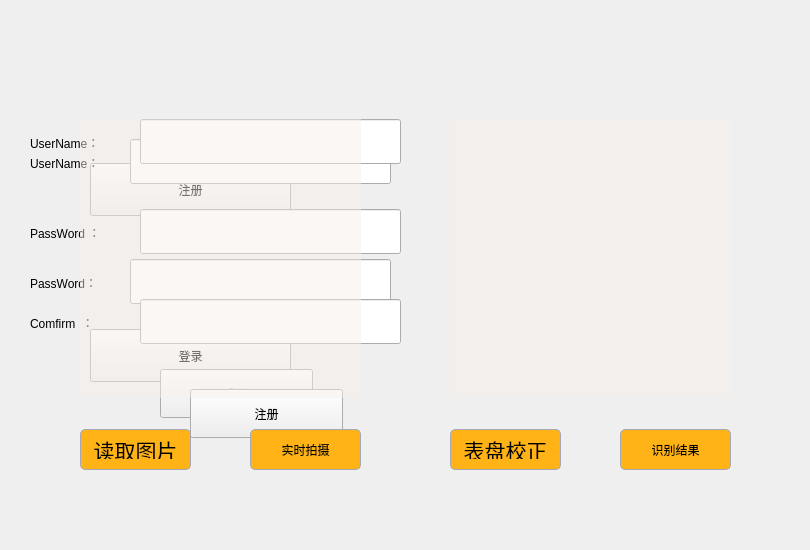
<?xml version="1.0" encoding="UTF-8"?>
<ui version="4.0">
 <class>GUI</class>
 <widget class="QMainWindow" name="GUI">
  <property name="geometry">
   <rect>
    <x>0</x>
    <y>0</y>
    <width>810</width>
    <height>550</height>
   </rect>
  </property>
  <property name="windowTitle">
   <string>GUI</string>
  </property>
  <property name="styleSheet">
   <string notr="true"/>
  </property>
  <widget class="QWidget" name="centralwidget">
   <widget class="QLabel" name="background">
    <property name="geometry">
     <rect>
      <x>0</x>
      <y>0</y>
      <width>810</width>
      <height>550</height>
     </rect>
    </property>
    <property name="text">
     <string/>
    </property>
    <property name="pixmap">
     <pixmap resource="rec.qrc">:/new/prefix1/jpeg/parent.jpg</pixmap>
    </property>
    <property name="scaledContents">
     <bool>true</bool>
    </property>
   </widget>
   <widget class="QLabel" name="time_label">
    <property name="geometry">
     <rect>
      <x>45</x>
      <y>0</y>
      <width>321</width>
      <height>31</height>
     </rect>
    </property>
    <property name="font">
     <font>
      <family>隶书</family>
      <pointsize>16</pointsize>
      <italic>false</italic>
      <bold>true</bold>
     </font>
    </property>
    <property name="styleSheet">
     <string notr="true">font: 16pt &quot;隶书&quot;;
font-weight: bold;
color: rgb(0, 0, 0);</string>
    </property>
    <property name="text">
     <string/>
    </property>
   </widget>
   <widget class="QPushButton" name="Button_last">
    <property name="geometry">
     <rect>
      <x>650</x>
      <y>0</y>
      <width>40</width>
      <height>28</height>
     </rect>
    </property>
    <property name="styleSheet">
     <string notr="true">QPushButton {	
	border: none;
	border-radius: 8px;
	background-color: transparent;
     padding: 10px;
     border-radius: 5px;
}
QPushButton:hover {
     background-color: rgba(244, 239, 231,220);
}
QPushButton:pressed {	
	background-color: transparent;
}</string>
    </property>
    <property name="text">
     <string/>
    </property>
    <property name="icon">
     <iconset theme="QIcon::ThemeIcon::EditUndo"/>
    </property>
    <property name="iconSize">
     <size>
      <width>22</width>
      <height>22</height>
     </size>
    </property>
    <property name="shortcut">
     <string>Esc</string>
    </property>
   </widget>
   <widget class="QPushButton" name="closeButton">
    <property name="geometry">
     <rect>
      <x>770</x>
      <y>0</y>
      <width>41</width>
      <height>28</height>
     </rect>
    </property>
    <property name="styleSheet">
     <string notr="true">QPushButton {	
	border: none;
	border-radius: 8px;
	background-color: transparent;
     padding: 10px;
     border-radius: 5px;
}
QPushButton:hover {
	background-color: rgba(255, 0, 0, 100);
}
QPushButton:pressed {	
	background-color: transparent;
}</string>
    </property>
    <property name="text">
     <string/>
    </property>
    <property name="icon">
     <iconset theme="QIcon::ThemeIcon::EditClear"/>
    </property>
    <property name="iconSize">
     <size>
      <width>26</width>
      <height>26</height>
     </size>
    </property>
    <property name="shortcut">
     <string>Esc</string>
    </property>
    <property name="autoExclusive">
     <bool>true</bool>
    </property>
   </widget>
   <widget class="QPushButton" name="minButton">
    <property name="geometry">
     <rect>
      <x>690</x>
      <y>0</y>
      <width>41</width>
      <height>28</height>
     </rect>
    </property>
    <property name="styleSheet">
     <string notr="true">QPushButton {	
	border: none;
	border-radius: 8px;
	background-color: transparent;
     padding: 10px;
     border-radius: 5px;
}
QPushButton:hover {
     background-color: rgba(244, 239, 231,220);
}
QPushButton:pressed {	
	background-color: transparent;
}</string>
    </property>
    <property name="text">
     <string/>
    </property>
    <property name="icon">
     <iconset theme="QIcon::ThemeIcon::ListRemove"/>
    </property>
    <property name="iconSize">
     <size>
      <width>22</width>
      <height>22</height>
     </size>
    </property>
    <property name="shortcut">
     <string>Esc</string>
    </property>
   </widget>
   <widget class="QPushButton" name="maxButton">
    <property name="geometry">
     <rect>
      <x>730</x>
      <y>0</y>
      <width>41</width>
      <height>28</height>
     </rect>
    </property>
    <property name="styleSheet">
     <string notr="true">QPushButton {	
	border: none;
	border-radius: 8px;
	background-color: transparent;
     padding: 10px;
     border-radius: 5px;
}
QPushButton:hover {
     background-color: rgba(244, 239, 231,220);
}
QPushButton:pressed {	
	background-color: transparent;
}</string>
    </property>
    <property name="text">
     <string/>
    </property>
    <property name="icon">
     <iconset theme="QIcon::ThemeIcon::ViewFullscreen"/>
    </property>
    <property name="iconSize">
     <size>
      <width>22</width>
      <height>22</height>
     </size>
    </property>
    <property name="shortcut">
     <string>Esc</string>
    </property>
   </widget>
   <widget class="QWidget" name="menu_widget" native="true">
    <property name="geometry">
     <rect>
      <x>0</x>
      <y>29</y>
      <width>810</width>
      <height>521</height>
     </rect>
    </property>
    <widget class="QLabel" name="label">
     <property name="geometry">
      <rect>
       <x>0</x>
       <y>0</y>
       <width>810</width>
       <height>521</height>
      </rect>
     </property>
     <property name="contextMenuPolicy">
      <enum>Qt::ContextMenuPolicy::PreventContextMenu</enum>
     </property>
     <property name="text">
      <string/>
     </property>
     <property name="pixmap">
      <pixmap resource="rec.qrc">:/new/prefix1/jpeg/login.jpg</pixmap>
     </property>
     <property name="scaledContents">
      <bool>true</bool>
     </property>
    </widget>
    <widget class="QPushButton" name="login_pushButton">
     <property name="geometry">
      <rect>
       <x>90</x>
       <y>300</y>
       <width>201</width>
       <height>53</height>
      </rect>
     </property>
     <property name="styleSheet">
      <string notr="true">
                    font: 17pt &quot;华文楷体&quot;;
                </string>
     </property>
     <property name="text">
      <string>登录</string>
     </property>
    </widget>
    <widget class="QPushButton" name="enroll_pushButton">
     <property name="geometry">
      <rect>
       <x>90</x>
       <y>134</y>
       <width>201</width>
       <height>53</height>
      </rect>
     </property>
     <property name="styleSheet">
      <string notr="true">
     font: 17pt &quot;华文楷体&quot;;</string>
     </property>
     <property name="text">
      <string>注册</string>
     </property>
     <property name="autoExclusive">
      <bool>false</bool>
     </property>
    </widget>
   </widget>
   <widget class="QWidget" name="enroll_widget" native="true">
    <property name="geometry">
     <rect>
      <x>0</x>
      <y>29</y>
      <width>810</width>
      <height>521</height>
     </rect>
    </property>
    <widget class="QLabel" name="label_password">
     <property name="geometry">
      <rect>
       <x>30</x>
       <y>180</y>
       <width>115</width>
       <height>47</height>
      </rect>
     </property>
     <property name="styleSheet">
      <string notr="true">font: 500 15pt &quot;爱奇艺黑体 Medium&quot;;</string>
     </property>
     <property name="text">
      <string>PassWord ：</string>
     </property>
    </widget>
    <widget class="QPushButton" name="enrollButton">
     <property name="geometry">
      <rect>
       <x>190</x>
       <y>360</y>
       <width>153</width>
       <height>49</height>
      </rect>
     </property>
     <property name="styleSheet">
      <string notr="true">
     font: 17pt &quot;华文楷体&quot;;</string>
     </property>
     <property name="text">
      <string>注册</string>
     </property>
    </widget>
    <widget class="QLineEdit" name="password_LineEdit">
     <property name="geometry">
      <rect>
       <x>140</x>
       <y>180</y>
       <width>261</width>
       <height>45</height>
      </rect>
     </property>
     <property name="styleSheet">
      <string notr="true">font: 16pt &quot;方正粗黑宋简体&quot;;</string>
     </property>
    </widget>
    <widget class="QLabel" name="label_comfirm">
     <property name="geometry">
      <rect>
       <x>30</x>
       <y>270</y>
       <width>111</width>
       <height>47</height>
      </rect>
     </property>
     <property name="styleSheet">
      <string notr="true">font: 500 15pt &quot;爱奇艺黑体 Medium&quot;;</string>
     </property>
     <property name="text">
      <string>Comfirm  ：</string>
     </property>
    </widget>
    <widget class="QLabel" name="label_username">
     <property name="geometry">
      <rect>
       <x>30</x>
       <y>90</y>
       <width>127</width>
       <height>47</height>
      </rect>
     </property>
     <property name="styleSheet">
      <string notr="true">font: 500 15pt &quot;爱奇艺黑体 Medium&quot;;</string>
     </property>
     <property name="text">
      <string>UserName：</string>
     </property>
    </widget>
    <widget class="QLineEdit" name="username_LineEdit">
     <property name="geometry">
      <rect>
       <x>140</x>
       <y>90</y>
       <width>261</width>
       <height>45</height>
      </rect>
     </property>
     <property name="styleSheet">
      <string notr="true">font: 16pt &quot;方正粗黑宋简体&quot;;</string>
     </property>
    </widget>
    <widget class="QLineEdit" name="comfirm_LineEdit">
     <property name="geometry">
      <rect>
       <x>140</x>
       <y>270</y>
       <width>261</width>
       <height>45</height>
      </rect>
     </property>
     <property name="styleSheet">
      <string notr="true">font: 16pt &quot;方正粗黑宋简体&quot;;</string>
     </property>
    </widget>
    <widget class="QLabel" name="label_2">
     <property name="geometry">
      <rect>
       <x>0</x>
       <y>0</y>
       <width>810</width>
       <height>521</height>
      </rect>
     </property>
     <property name="contextMenuPolicy">
      <enum>Qt::ContextMenuPolicy::PreventContextMenu</enum>
     </property>
     <property name="text">
      <string/>
     </property>
     <property name="pixmap">
      <pixmap resource="rec.qrc">:/new/prefix1/jpeg/login.jpg</pixmap>
     </property>
     <property name="scaledContents">
      <bool>true</bool>
     </property>
    </widget>
    <widget class="QPushButton" name="displayButton2">
     <property name="geometry">
      <rect>
       <x>360</x>
       <y>190</y>
       <width>41</width>
       <height>28</height>
      </rect>
     </property>
     <property name="styleSheet">
      <string notr="true">QPushButton {	
	border: none;
	border-radius: 8px;
	background-color: transparent;
     padding: 10px;
     border-radius: 5px;
}
QPushButton:pressed {	
	background-color: transparent;
}</string>
     </property>
     <property name="text">
      <string/>
     </property>
     <property name="icon">
      <iconset resource="rec.qrc">
       <normaloff>:/new/prefix1/jpeg/display.png</normaloff>:/new/prefix1/jpeg/display.png</iconset>
     </property>
     <property name="iconSize">
      <size>
       <width>26</width>
       <height>26</height>
      </size>
     </property>
     <property name="shortcut">
      <string>Esc</string>
     </property>
     <property name="autoExclusive">
      <bool>false</bool>
     </property>
    </widget>
    <widget class="QPushButton" name="hideButton2">
     <property name="geometry">
      <rect>
       <x>360</x>
       <y>190</y>
       <width>41</width>
       <height>28</height>
      </rect>
     </property>
     <property name="styleSheet">
      <string notr="true">QPushButton {	
	border: none;
	border-radius: 8px;
	background-color: transparent;
     padding: 10px;
     border-radius: 5px;
}
QPushButton:pressed {	
	background-color: transparent;
}</string>
     </property>
     <property name="text">
      <string/>
     </property>
     <property name="icon">
      <iconset resource="rec.qrc">
       <normaloff>:/new/prefix1/jpeg/hide.png</normaloff>:/new/prefix1/jpeg/hide.png</iconset>
     </property>
     <property name="iconSize">
      <size>
       <width>26</width>
       <height>26</height>
      </size>
     </property>
     <property name="shortcut">
      <string>Esc</string>
     </property>
     <property name="autoExclusive">
      <bool>false</bool>
     </property>
    </widget>
    <widget class="QPushButton" name="displayButton1">
     <property name="geometry">
      <rect>
       <x>360</x>
       <y>280</y>
       <width>41</width>
       <height>28</height>
      </rect>
     </property>
     <property name="styleSheet">
      <string notr="true">QPushButton {	
	border: none;
	border-radius: 8px;
	background-color: transparent;
     padding: 10px;
     border-radius: 5px;
}
QPushButton:pressed {	
	background-color: transparent;
}</string>
     </property>
     <property name="text">
      <string/>
     </property>
     <property name="icon">
      <iconset resource="rec.qrc">
       <normaloff>:/new/prefix1/jpeg/display.png</normaloff>:/new/prefix1/jpeg/display.png</iconset>
     </property>
     <property name="iconSize">
      <size>
       <width>26</width>
       <height>26</height>
      </size>
     </property>
     <property name="shortcut">
      <string>Esc</string>
     </property>
     <property name="autoExclusive">
      <bool>false</bool>
     </property>
    </widget>
    <widget class="QPushButton" name="hideButton1">
     <property name="geometry">
      <rect>
       <x>360</x>
       <y>280</y>
       <width>41</width>
       <height>28</height>
      </rect>
     </property>
     <property name="styleSheet">
      <string notr="true">QPushButton {	
	border: none;
	border-radius: 8px;
	background-color: transparent;
     padding: 10px;
     border-radius: 5px;
}
QPushButton:pressed {	
	background-color: transparent;
}</string>
     </property>
     <property name="text">
      <string/>
     </property>
     <property name="icon">
      <iconset resource="rec.qrc">
       <normaloff>:/new/prefix1/jpeg/hide.png</normaloff>:/new/prefix1/jpeg/hide.png</iconset>
     </property>
     <property name="iconSize">
      <size>
       <width>26</width>
       <height>26</height>
      </size>
     </property>
     <property name="shortcut">
      <string>Esc</string>
     </property>
     <property name="autoExclusive">
      <bool>false</bool>
     </property>
    </widget>
    <zorder>label_2</zorder>
    <zorder>label_password</zorder>
    <zorder>enrollButton</zorder>
    <zorder>password_LineEdit</zorder>
    <zorder>label_comfirm</zorder>
    <zorder>label_username</zorder>
    <zorder>username_LineEdit</zorder>
    <zorder>comfirm_LineEdit</zorder>
    <zorder>displayButton2</zorder>
    <zorder>hideButton2</zorder>
    <zorder>displayButton1</zorder>
    <zorder>hideButton1</zorder>
   </widget>
   <widget class="QWidget" name="login_widget" native="true">
    <property name="geometry">
     <rect>
      <x>0</x>
      <y>29</y>
      <width>810</width>
      <height>521</height>
     </rect>
    </property>
    <widget class="QLabel" name="label_Password">
     <property name="geometry">
      <rect>
       <x>30</x>
       <y>230</y>
       <width>105</width>
       <height>47</height>
      </rect>
     </property>
     <property name="styleSheet">
      <string notr="true">font: 500 15pt &quot;爱奇艺黑体 Medium&quot;;</string>
     </property>
     <property name="text">
      <string>PassWord：</string>
     </property>
    </widget>
    <widget class="QLabel" name="label_Username">
     <property name="geometry">
      <rect>
       <x>30</x>
       <y>110</y>
       <width>103</width>
       <height>47</height>
      </rect>
     </property>
     <property name="styleSheet">
      <string notr="true">font: 500 15pt &quot;爱奇艺黑体 Medium&quot;;</string>
     </property>
     <property name="text">
      <string>UserName：</string>
     </property>
    </widget>
    <widget class="QLineEdit" name="Username_LineEdit">
     <property name="geometry">
      <rect>
       <x>130</x>
       <y>110</y>
       <width>261</width>
       <height>45</height>
      </rect>
     </property>
     <property name="styleSheet">
      <string notr="true">font: 16pt &quot;方正粗黑宋简体&quot;;</string>
     </property>
    </widget>
    <widget class="QLineEdit" name="Password_LineEdit">
     <property name="geometry">
      <rect>
       <x>130</x>
       <y>230</y>
       <width>261</width>
       <height>45</height>
      </rect>
     </property>
     <property name="styleSheet">
      <string notr="true">font: 16pt &quot;方正粗黑宋简体&quot;;</string>
     </property>
    </widget>
    <widget class="QLabel" name="label_4">
     <property name="geometry">
      <rect>
       <x>0</x>
       <y>0</y>
       <width>810</width>
       <height>521</height>
      </rect>
     </property>
     <property name="contextMenuPolicy">
      <enum>Qt::ContextMenuPolicy::PreventContextMenu</enum>
     </property>
     <property name="text">
      <string/>
     </property>
     <property name="pixmap">
      <pixmap resource="rec.qrc">:/new/prefix1/jpeg/login.jpg</pixmap>
     </property>
     <property name="scaledContents">
      <bool>true</bool>
     </property>
    </widget>
    <widget class="QPushButton" name="loginButton">
     <property name="geometry">
      <rect>
       <x>160</x>
       <y>340</y>
       <width>153</width>
       <height>49</height>
      </rect>
     </property>
     <property name="styleSheet">
      <string notr="true">
                    font: 17pt &quot;华文楷体&quot;;
                </string>
     </property>
     <property name="text">
      <string>登录</string>
     </property>
    </widget>
    <widget class="QPushButton" name="displayButton">
     <property name="geometry">
      <rect>
       <x>350</x>
       <y>240</y>
       <width>41</width>
       <height>28</height>
      </rect>
     </property>
     <property name="styleSheet">
      <string notr="true">QPushButton {	
	border: none;
	border-radius: 8px;
	background-color: transparent;
     padding: 10px;
     border-radius: 5px;
}
QPushButton:pressed {	
	background-color: transparent;
}</string>
     </property>
     <property name="text">
      <string/>
     </property>
     <property name="icon">
      <iconset resource="rec.qrc">
       <normaloff>:/new/prefix1/jpeg/display.png</normaloff>:/new/prefix1/jpeg/display.png</iconset>
     </property>
     <property name="iconSize">
      <size>
       <width>26</width>
       <height>26</height>
      </size>
     </property>
     <property name="shortcut">
      <string>Esc</string>
     </property>
     <property name="autoExclusive">
      <bool>false</bool>
     </property>
    </widget>
    <widget class="QPushButton" name="hideButton">
     <property name="geometry">
      <rect>
       <x>350</x>
       <y>240</y>
       <width>41</width>
       <height>28</height>
      </rect>
     </property>
     <property name="styleSheet">
      <string notr="true">QPushButton {	
	border: none;
	border-radius: 8px;
	background-color: transparent;
     padding: 10px;
     border-radius: 5px;
}
QPushButton:pressed {	
	background-color: transparent;
}</string>
     </property>
     <property name="text">
      <string/>
     </property>
     <property name="icon">
      <iconset resource="rec.qrc">
       <normaloff>:/new/prefix1/jpeg/hide.png</normaloff>:/new/prefix1/jpeg/hide.png</iconset>
     </property>
     <property name="iconSize">
      <size>
       <width>26</width>
       <height>26</height>
      </size>
     </property>
     <property name="shortcut">
      <string>Esc</string>
     </property>
     <property name="autoExclusive">
      <bool>false</bool>
     </property>
    </widget>
    <zorder>label_4</zorder>
    <zorder>label_Password</zorder>
    <zorder>label_Username</zorder>
    <zorder>Username_LineEdit</zorder>
    <zorder>Password_LineEdit</zorder>
    <zorder>loginButton</zorder>
    <zorder>displayButton</zorder>
    <zorder>hideButton</zorder>
   </widget>
   <widget class="QWidget" name="operator_widget" native="true">
    <property name="geometry">
     <rect>
      <x>0</x>
      <y>29</y>
      <width>810</width>
      <height>521</height>
     </rect>
    </property>
    <widget class="QLabel" name="image_board">
     <property name="geometry">
      <rect>
       <x>80</x>
       <y>90</y>
       <width>281</width>
       <height>279</height>
      </rect>
     </property>
     <property name="styleSheet">
      <string notr="true">     background-color: rgba(244, 239, 231,120);</string>
     </property>
     <property name="text">
      <string/>
     </property>
    </widget>
    <widget class="QPushButton" name="btn_open_image">
     <property name="geometry">
      <rect>
       <x>80</x>
       <y>400</y>
       <width>111</width>
       <height>41</height>
      </rect>
     </property>
     <property name="sizePolicy">
      <sizepolicy hsizetype="Minimum" vsizetype="Expanding">
       <horstretch>0</horstretch>
       <verstretch>0</verstretch>
      </sizepolicy>
     </property>
     <property name="minimumSize">
      <size>
       <width>0</width>
       <height>0</height>
      </size>
     </property>
     <property name="maximumSize">
      <size>
       <width>16777215</width>
       <height>16777215</height>
      </size>
     </property>
     <property name="font">
      <font>
       <family>华文新魏</family>
       <pointsize>16</pointsize>
       <italic>false</italic>
       <bold>false</bold>
      </font>
     </property>
     <property name="toolTip">
      <string>Close</string>
     </property>
     <property name="styleSheet">
      <string notr="true">QPushButton {	
	color:black;
	font:16pt&quot;华文新魏&quot;;
	border: 1px solid #A7A8B6;
	border-radius: 8px;
	background-color: rgb(255, 179, 23);
     padding: 10px;
     border-radius: 5px;
}
QPushButton:hover {
     background-color: rgb(255, 212, 123);
	border: 1px solid #726f6b;
}
QPushButton:pressed {	
	border: 1px solid #A7A8B6;
}</string>
     </property>
     <property name="text">
      <string>读取图片</string>
     </property>
    </widget>
    <widget class="QPushButton" name="btn_capture_frame">
     <property name="geometry">
      <rect>
       <x>250</x>
       <y>400</y>
       <width>111</width>
       <height>41</height>
      </rect>
     </property>
     <property name="sizePolicy">
      <sizepolicy hsizetype="Minimum" vsizetype="Expanding">
       <horstretch>0</horstretch>
       <verstretch>0</verstretch>
      </sizepolicy>
     </property>
     <property name="minimumSize">
      <size>
       <width>0</width>
       <height>0</height>
      </size>
     </property>
     <property name="maximumSize">
      <size>
       <width>16777215</width>
       <height>16777215</height>
      </size>
     </property>
     <property name="toolTip">
      <string>Close</string>
     </property>
     <property name="styleSheet">
      <string notr="true">QPushButton {	
	color:black;
	font:16pt&quot;华文新魏&quot;;
	border: 1px solid #A7A8B6;
	border-radius: 8px;
	background-color: rgb(255, 179, 23);
     padding: 10px;
     border-radius: 5px;
}
QPushButton:hover {
     background-color: rgb(255, 212, 123);
	border: 1px solid #726f6b;
}
QPushButton:pressed {	
	border: 1px solid #A7A8B6;
}</string>
     </property>
     <property name="text">
      <string>实时拍摄</string>
     </property>
    </widget>
    <widget class="QLabel" name="output_board">
     <property name="geometry">
      <rect>
       <x>450</x>
       <y>90</y>
       <width>281</width>
       <height>279</height>
      </rect>
     </property>
     <property name="styleSheet">
      <string notr="true">     background-color: rgba(244, 239, 231,120);</string>
     </property>
     <property name="text">
      <string/>
     </property>
    </widget>
    <widget class="QLabel" name="label_5">
     <property name="geometry">
      <rect>
       <x>0</x>
       <y>0</y>
       <width>810</width>
       <height>521</height>
      </rect>
     </property>
     <property name="contextMenuPolicy">
      <enum>Qt::ContextMenuPolicy::PreventContextMenu</enum>
     </property>
     <property name="text">
      <string/>
     </property>
     <property name="pixmap">
      <pixmap resource="rec.qrc">:/new/prefix1/jpeg/background.jpg</pixmap>
     </property>
     <property name="scaledContents">
      <bool>true</bool>
     </property>
    </widget>
    <widget class="QPushButton" name="btn_result">
     <property name="geometry">
      <rect>
       <x>620</x>
       <y>400</y>
       <width>111</width>
       <height>41</height>
      </rect>
     </property>
     <property name="sizePolicy">
      <sizepolicy hsizetype="Minimum" vsizetype="Expanding">
       <horstretch>0</horstretch>
       <verstretch>0</verstretch>
      </sizepolicy>
     </property>
     <property name="minimumSize">
      <size>
       <width>0</width>
       <height>0</height>
      </size>
     </property>
     <property name="maximumSize">
      <size>
       <width>16777215</width>
       <height>16777215</height>
      </size>
     </property>
     <property name="toolTip">
      <string>Close</string>
     </property>
     <property name="styleSheet">
      <string notr="true">QPushButton {	
	color:black;
	font:16pt&quot;华文新魏&quot;;
	border: 1px solid #A7A8B6;
	border-radius: 8px;
	background-color: rgb(255, 179, 23);
     padding: 10px;
     border-radius: 5px;
}
QPushButton:hover {
     background-color: rgb(255, 212, 123);
	border: 1px solid #726f6b;
}
QPushButton:pressed {	
	border: 1px solid #A7A8B6;
}</string>
     </property>
     <property name="text">
      <string>识别结果</string>
     </property>
    </widget>
    <widget class="QPushButton" name="btn_dial_proofread">
     <property name="geometry">
      <rect>
       <x>450</x>
       <y>400</y>
       <width>111</width>
       <height>41</height>
      </rect>
     </property>
     <property name="sizePolicy">
      <sizepolicy hsizetype="Minimum" vsizetype="Expanding">
       <horstretch>0</horstretch>
       <verstretch>0</verstretch>
      </sizepolicy>
     </property>
     <property name="minimumSize">
      <size>
       <width>0</width>
       <height>0</height>
      </size>
     </property>
     <property name="maximumSize">
      <size>
       <width>16777215</width>
       <height>16777215</height>
      </size>
     </property>
     <property name="font">
      <font>
       <family>华文新魏</family>
       <pointsize>16</pointsize>
       <italic>false</italic>
       <bold>false</bold>
      </font>
     </property>
     <property name="toolTip">
      <string>Close</string>
     </property>
     <property name="styleSheet">
      <string notr="true">QPushButton {	
	color:black;
	font:16pt&quot;华文新魏&quot;;
	border: 1px solid #A7A8B6;
	border-radius: 8px;
	background-color: rgb(255, 179, 23);
     padding: 10px;
     border-radius: 5px;
}
QPushButton:hover {
     background-color: rgb(255, 212, 123);
	border: 1px solid #726f6b;
}
QPushButton:pressed {	
	border: 1px solid #A7A8B6;
}</string>
     </property>
     <property name="text">
      <string>表盘校正</string>
     </property>
    </widget>
    <zorder>label_5</zorder>
    <zorder>image_board</zorder>
    <zorder>btn_open_image</zorder>
    <zorder>btn_capture_frame</zorder>
    <zorder>output_board</zorder>
    <zorder>btn_result</zorder>
    <zorder>btn_dial_proofread</zorder>
   </widget>
   <zorder>background</zorder>
   <zorder>time_label</zorder>
   <zorder>Button_last</zorder>
   <zorder>closeButton</zorder>
   <zorder>minButton</zorder>
   <zorder>maxButton</zorder>
   <zorder>menu_widget</zorder>
   <zorder>login_widget</zorder>
   <zorder>enroll_widget</zorder>
   <zorder>operator_widget</zorder>
  </widget>
 </widget>
 <resources>
  <include location="rec.qrc"/>
 </resources>
 <connections/>
</ui>
